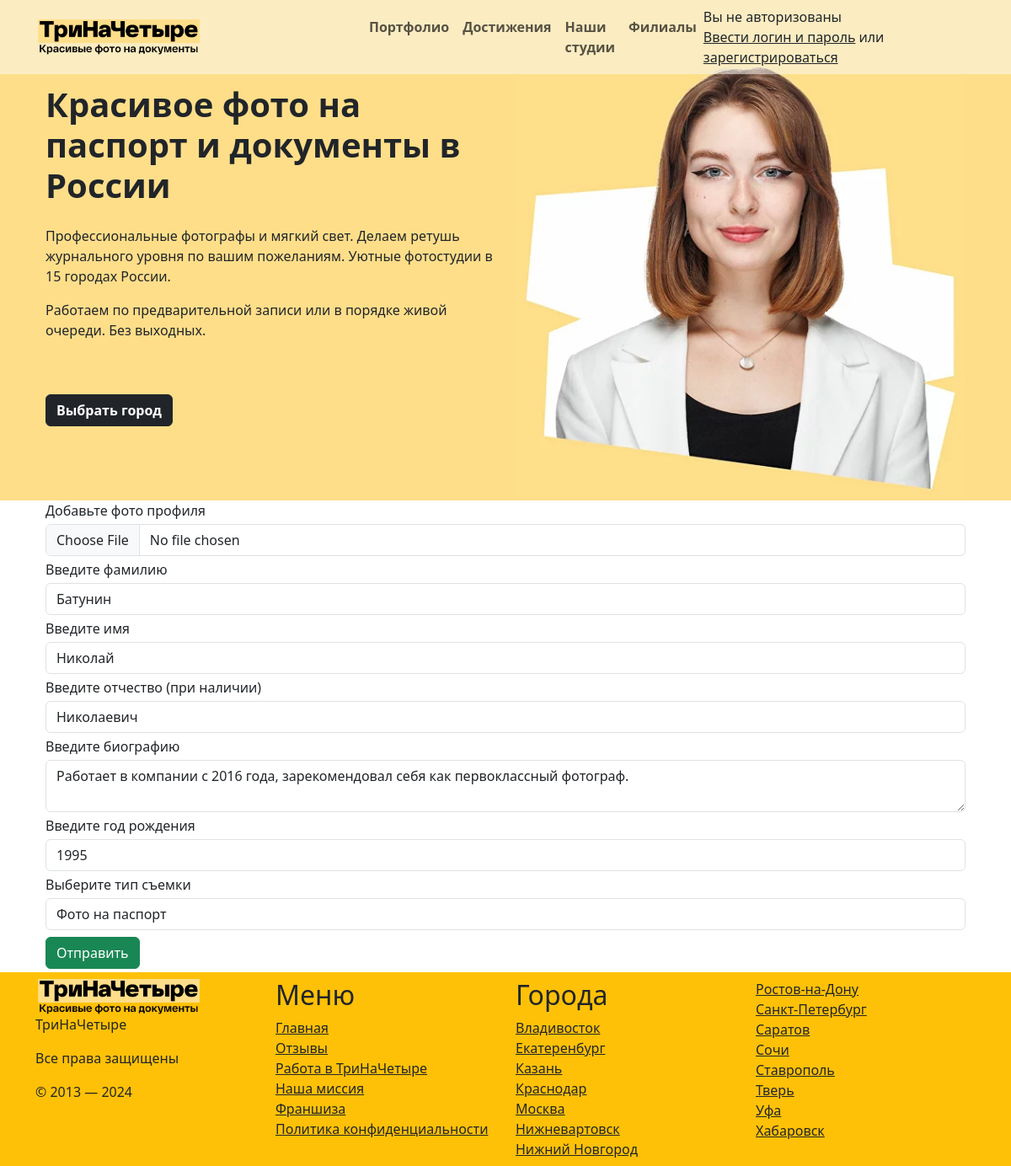
The app's page /pages/update_photographer.php?id=33 with its own data.
### tables this page shows
CREATE TABLE `photographers` (
  `id` int(11) NOT NULL,
  `guid` char(36) NOT NULL,
  `img_path` varchar(45) NOT NULL,
  `surname` varchar(45) NOT NULL,
  `name` varchar(45) NOT NULL,
  `patronymic` varchar(45) DEFAULT NULL,
  `biography` varchar(255) NOT NULL,
  `birth_year` int(11) NOT NULL,
  `id_photo_type` int(11) NOT NULL,
  `is_deprecated` tinyint(1) NOT NULL DEFAULT 0
);

### .core/db.php (called while the page is built, shortened)
<?php
class Database
{
    private static $instance = null;
    protected function __construct()
    {
        $this->connection = new \PDO(
            "mysql:dbname=photo_studio;host=localhost",
            'root',
            '',
        );
    }
    public static function getInstance(): Database
    {
        if(null === self::$instance) {
            self::$instance = new static();
        }
        return self::$instance;
    }
    public static function connection(): \PDO
    {
        return static::getInstance()->connection;
    }
    public static function prepare($statement): \PDOStatement
    {
        return static::connection()->prepare($statement);
    }
    public static function query($statement): \PDOStatement
    {
        return static::connection()->query($statement);
    }
}

### .core/photographer_table.php (called while the page is built, shortened)
<?php
class PhotographerTable
{
    public static function get_by_id(int $id) {
        $query = Database::prepare("SELECT * FROM `photographers` WHERE `id` = :id");
        $query->bindParam(":id", $id);
        $query->execute();
        $users = $query->fetchAll();
        return $users[0];
    }
}

### .core/photographer_logic.php (called while the page is built, shortened)
<?php
class PhotographerLogic
{
    public static function get_by_id($id)
    {
        return PhotographerTable::get_by_id($id);
    }
}

### .core/photographer_actions.php (called while the page is built, shortened)
<?php
class PhotographerActions
{
    public static function get_by_id($id)
    {
        return PhotographerLogic::get_by_id($id);
    }
}

### .core/photo_types_table.php (called while the page is built, shortened)
<?php
class PhotoTypesTable
{
    public static function get_all() {
        $query = Database::query("SELECT * FROM photo_types");
        $query->execute();
        return $query->fetchAll();
    }
}

### .core/photo_types_logic.php (called while the page is built, shortened)
<?php
class PhotoTypesLogic {
    public static function get_all() {
        return PhotoTypesTable::get_all();
    }
}

### .core/photo_types_actions.php (the view)
<?php
class PhotoTypesActions {
    public static function get_options(int $selected) {
        $res = '';
        foreach (PhotoTypesLogic::get_all() as $type) {
            $option_state = (($selected === $type['id']) ? 'selected' : '');
            $res .= "<option value=\"{$type['id']}\" $option_state>" . htmlspecialchars($type['type']) . '</option>';
        }
        return $res;
    }
}

### pages/photographers_form.php (shortened to what this page needs)
<form method="post" class="container" enctype="multipart/form-data">
    <label for="profile-input">Добавьте фото профиля</label>
    <input id="profile-input" class="form-control my-1" type="file" name="profile" required>
    <label for="surname-iput">Введите фамилию</label>
    <input id="surname-input" class="form-control my-1" type="text" name="surname" value="<?= isset($photographer['surname']) ? $photographer['surname'] : '' ?>" required>
    <label for="name-iput">Введите имя</label>
    <input id="name-input" class="form-control my-1" type="text" name="name" value="<?= isset($photographer['name']) ? $photographer['name'] : '' ?>" required>
    <label for="patronymic-iput">Введите отчество (при наличии)</label>
    <input id="patronymic-input" class="form-control my-1" type="text" name="patronymic" value="<?= isset($photographer['patronymic']) ? $photographer['patronymic'] : '' ?>" required>
    <label for="biography-input">Введите биографию</label>
    <textarea id="biography-input" class="form-control my-1" name="biography" required><?= isset($photographer['biography']) ? $photographer['biography'] : '' ?></textarea>
    <label for="birth-year-input">Введите год рождения</label>
    <input id="birth-year-input" class="form-control my-1" type="number" name="birth_year" value="<?= isset($photographer['birth_year']) ? $photographer['birth_year'] : '' ?>" required>
    <label for="photo-type-input">Выберите тип съемки</label>
    <select id="photo-type-input" class="form-control my-1" name="id_photo_type">
        <?= PhotoTypesActions::get_options(isset($photographer['id_photo_type']) ? $photographer['id_photo_type'] : 0);?>
    </select>
    <button type="submit" class="btn btn-success my-1">Отправить</button>
</form>

### records on screen
photographers: surname "Батунин", name "Николай", patronymic "Николаевич", biography "Работает в компании с 2016 года, зарекомендовал себя как первоклассный фотограф.", birth_year "1995"

### other values on screen
form field id_photo_type "Фото на паспорт"
